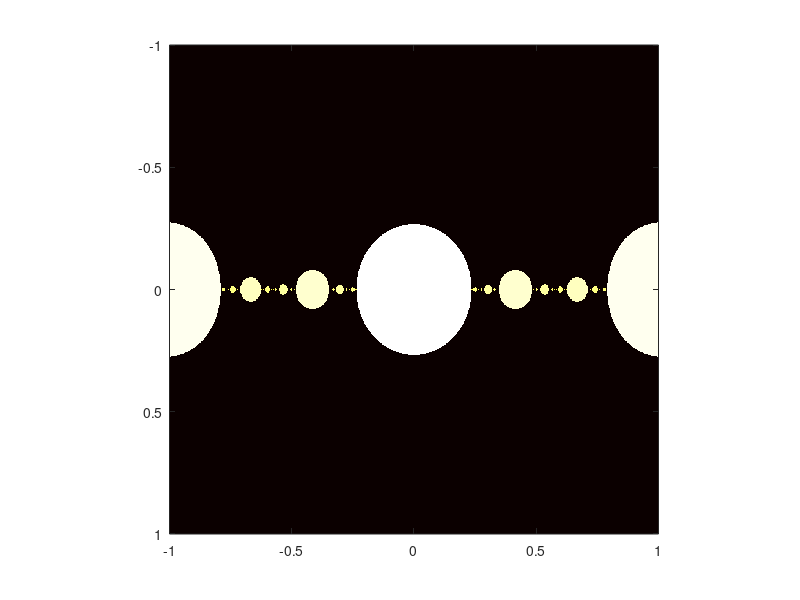

This figure's MATLAB source:
%PART 7:NEWTON'S METHOD

n=2;
phi = @(zz) zz.^n + 1;
phiprime= @(w) n.*w.^(n-1);
nmax=800;
max=40;
xmin=-1;ymin=-1;
xmax=1; ymax=1;

%Creating LinSpace likein mandelbrot.m
[x,y] = meshgrid(linspace(xmin, xmax, nmax), linspace(ymin, ymax, nmax));
z=x+1i*y;
zk=zeros(size(z));
k=zeros(size(z));

for j = 1:max
    zk = z - phi(z)./phiprime(z); %Newton's Interation
    k(abs(zk) > 2 & k == 0) = max - j; %Checking divergence
    z=zk;
end

x=[xmin,xmax];
y=[ymin,ymax]; %Setting x&y values for the image
figure,
imagesc(x,y,k),
colormap hot %Color scheme- Black means convergence, border is fixed points
axis square